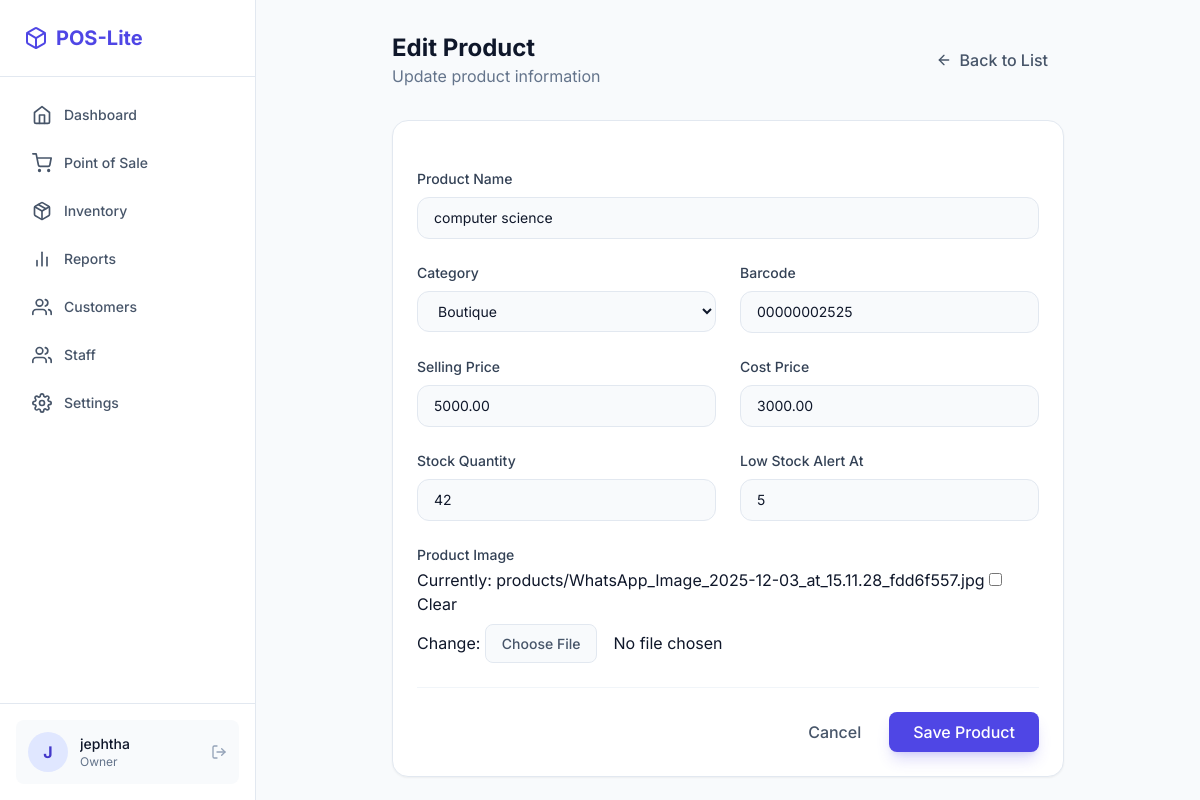
Page /store/products/1/edit/ (signed in) on the committed database.
### users/models.py (models this page shows, shortened)
class User(AbstractUser):
    class Role(models.TextChoices):
        OWNER = "OWNER", "Owner"
        STAFF = "STAFF", "Staff"
    role = models.CharField(max_length=50, choices=Role.choices, default=Role.STAFF)
    phone = models.CharField(max_length=15, blank=True, null=True)
    class SubscriptionStatus(models.TextChoices):
        TRIAL = "TRIAL", "Trial"
        ACTIVE = "ACTIVE", "Active"
        EXPIRED = "EXPIRED", "Expired"
        GRACE = "GRACE", "Grace Period"
    subscription_status = models.CharField(
        max_length=20,
        choices=SubscriptionStatus.choices,
        default=SubscriptionStatus.TRIAL
    )
    trial_start_date = models.DateTimeField(default=timezone.now)
    subscription_end_date = models.DateTimeField(null=True, blank=True)

### store/models.py (models this page shows, shortened)
class Product(models.Model):
    name = models.CharField(max_length=200)
    category = models.ForeignKey(Category, on_delete=models.SET_NULL, null=True, related_name='products')
    price = models.DecimalField(max_digits=10, decimal_places=2)
    cost_price = models.DecimalField(max_digits=10, decimal_places=2, default=0)
    stock_quantity = models.PositiveIntegerField(default=0)
    low_stock_threshold = models.PositiveIntegerField(default=5)
    barcode = models.CharField(max_length=100, blank=True, unique=True)
    image = models.ImageField(upload_to='products/', blank=True, null=True)
    created_at = models.DateTimeField(auto_now_add=True)
    updated_at = models.DateTimeField(auto_now=True)

### store/views.py (the view)
# urls.py: path('products/<int:pk>/edit/', views.product_update, name='product_update'),
@login_required
@owner_required
def product_update(request, pk):
    product = get_object_or_404(Product, pk=pk)
    if request.method == 'POST':
        form = ProductForm(request.POST, request.FILES, instance=product)
        if form.is_valid():
            form.save()
            messages.success(request, 'Product updated successfully!')
            return redirect('product_list')
    else:
        form = ProductForm(instance=product)
    return render(request, 'store/product_form.html', {'form': form, 'title': 'Edit Product'})

### store/forms.py
class ProductForm(forms.ModelForm):
    class Meta:
        model = Product
        fields = ['name', 'category', 'price', 'cost_price', 'stock_quantity', 'low_stock_threshold', 'barcode', 'image']
        widgets = {
            'name': forms.TextInput(attrs={'class': 'form-control'}),
            'category': forms.Select(attrs={'class': 'form-control'}),
            'price': forms.NumberInput(attrs={'class': 'form-control', 'step': '0.01'}),
            'cost_price': forms.NumberInput(attrs={'class': 'form-control', 'step': '0.01'}),
            'stock_quantity': forms.NumberInput(attrs={'class': 'form-control'}),
            'low_stock_threshold': forms.NumberInput(attrs={'class': 'form-control'}),
            'barcode': forms.TextInput(attrs={'class': 'form-control'}),
            'image': forms.ClearableFileInput(attrs={'class': 'form-control'}),
        }

### core/context_processors.py (called while the page is built, shortened)
def subscription_context(request):
    if not request.user.is_authenticated:
        return {}
    user = request.user
    context = {
        'subscription_status': user.subscription_status,
        'is_trial': user.subscription_status == User.SubscriptionStatus.TRIAL,
        'is_active': user.subscription_status == User.SubscriptionStatus.ACTIVE,
        'is_expired': user.subscription_status == User.SubscriptionStatus.EXPIRED,
        'days_left': getattr(request, 'days_left', 0),
        'subscription_reminder': None,
        'subscription_reminder_color': 'green', # green, yellow, red
    }
    return context

### store/models.py (called while the page is built)
    def __str__(self):
        return self.name

### templates/store/product_form.html (shortened to what this page needs)
{% extends 'layouts/app.html' %}
{% block content %}
<div class="max-w-2xl mx-auto">
    <div class="hidden md:flex items-center justify-between mb-8">
        <div>
            <h1 class="text-2xl font-bold text-slate-900 dark:text-white">
                {% if form.instance.pk %}Edit Product{% else %}Add Product{% endif %}
            </h1>
            <p class="text-slate-500 dark:text-slate-400">
                {% if form.instance.pk %}Update product information{% else %}Add a new product to your inventory{% endif %}
            </p>
        </div>
        <a href="{% url 'product_list' %}" class="inline-flex items-center gap-2 px-4 py-2 text-slate-600 dark:text-slate-400 hover:bg-slate-100 dark:hover:bg-slate-800 rounded-lg font-medium transition-colors">
            <i data-feather="arrow-left" class="w-4 h-4"></i>
            Back to List
        </a>
    </div>
    <div class="bg-white dark:bg-slate-900 rounded-2xl border border-slate-200 dark:border-slate-800 shadow-sm p-6">
        <form method="post" enctype="multipart/form-data" class="space-y-6">
            <div class="grid grid-cols-1 md:grid-cols-2 gap-6">
                <div class="md:col-span-2 space-y-2">
                    <label for="{{ form.name.id_for_label }}" class="block text-sm font-medium text-slate-700 dark:text-slate-300">Product Name</label>
                    {{ form.name }}
                </div>
                <div class="space-y-2">
                    <label for="{{ form.category.id_for_label }}" class="block text-sm font-medium text-slate-700 dark:text-slate-300">Category</label>
                    {{ form.category }}
                </div>
                <div class="space-y-2">
                    <label for="{{ form.barcode.id_for_label }}" class="block text-sm font-medium text-slate-700 dark:text-slate-300">Barcode</label>
                    {{ form.barcode }}
                </div>
                <div class="space-y-2">
                    <label for="{{ form.price.id_for_label }}" class="block text-sm font-medium text-slate-700 dark:text-slate-300">Selling Price</label>
                    {{ form.price }}
                </div>
                <div class="space-y-2">
                    <label for="{{ form.cost_price.id_for_label }}" class="block text-sm font-medium text-slate-700 dark:text-slate-300">Cost Price</label>
                    {{ form.cost_price }}
                </div>
                <div class="space-y-2">
                    <label for="{{ form.stock_quantity.id_for_label }}" class="block text-sm font-medium text-slate-700 dark:text-slate-300">Stock Quantity</label>
                    {{ form.stock_quantity }}
                </div>
                <div class="space-y-2">
                    <label for="{{ form.low_stock_threshold.id_for_label }}" class="block text-sm font-medium text-slate-700 dark:text-slate-300">Low Stock Alert At</label>
                    {{ form.low_stock_threshold }}
                </div>
                <div class="md:col-span-2 space-y-2">
                    <label for="{{ form.image.id_for_label }}" class="block text-sm font-medium text-slate-700 dark:text-slate-300">Product Image</label>
                    {{ form.image }}
                </div>
            </div>
            <div class="flex items-center justify-end gap-3 pt-6 border-t border-slate-100 dark:border-slate-800">
                <a href="{% url 'product_list' %}" class="px-4 py-2 text-slate-600 dark:text-slate-400 hover:bg-slate-100 dark:hover:bg-slate-800 rounded-lg font-medium transition-colors">Cancel</a>
                <button type="submit" class="px-6 py-2 bg-primary-600 hover:bg-primary-700 text-white rounded-lg font-medium transition-colors shadow-lg shadow-primary-600/20">
                    Save Product
                </button>
            </div>
        </form>
    </div>
</div>
{% endblock %}

### templates/layouts/app.html (shortened to what this page needs)
{% extends 'base.html' %} {% block layout %}
<div class="flex h-screen overflow-hidden">
  <aside
    class="hidden md:flex flex-col w-64 border-r border-slate-200 dark:border-slate-800 bg-white dark:bg-slate-900"
  >
    <div class="p-6 border-b border-slate-200 dark:border-slate-800">
      <h1
        class="text-xl font-bold text-primary-600 dark:text-primary-400 flex items-center gap-2"
      >
        <i data-feather="box"></i> POS-Lite
      </h1>
    </div>
    <nav class="flex-1 overflow-y-auto p-4 space-y-1">
      <a
        href="{% url 'dashboard' %}"
        class="flex items-center gap-3 px-4 py-3 text-sm font-medium rounded-lg {% if request.resolver_match.url_name == 'dashboard' %}bg-primary-50 text-primary-700 dark:bg-primary-900/20 dark:text-primary-400{% else %}text-slate-600 dark:text-slate-400 hover:bg-slate-50 dark:hover:bg-slate-800{% endif %}"
      >
        <i data-feather="home" class="w-5 h-5"></i>
        Dashboard
      </a>
      <a
        href="{% url 'pos' %}"
        class="flex items-center gap-3 px-4 py-3 text-sm font-medium rounded-lg {% if request.resolver_match.url_name == 'pos' %}bg-primary-50 text-primary-700 dark:bg-primary-900/20 dark:text-primary-400{% else %}text-slate-600 dark:text-slate-400 hover:bg-slate-50 dark:hover:bg-slate-800{% endif %}"
      >
        <i data-feather="shopping-cart" class="w-5 h-5"></i>
        Point of Sale
      </a>
      {% if request.user.role == 'OWNER' %}
      <a
        href="{% url 'product_list' %}"
        class="flex items-center gap-3 px-4 py-3 text-sm font-medium rounded-lg {% if request.resolver_match.url_name == 'product_list' %}bg-primary-50 text-primary-700 dark:bg-primary-900/20 dark:text-primary-400{% else %}text-slate-600 dark:text-slate-400 hover:bg-slate-50 dark:hover:bg-slate-800{% endif %}"
      >
        <i data-feather="package" class="w-5 h-5"></i>
        Inventory
      </a>
      {% endif %}
      <a
        href="{% url 'sales_report' %}"
        class="flex items-center gap-3 px-4 py-3 text-sm font-medium rounded-lg {% if request.resolver_match.url_name == 'sales_report' %}bg-primary-50 text-primary-700 dark:bg-primary-900/20 dark:text-primary-400{% else %}text-slate-600 dark:text-slate-400 hover:bg-slate-50 dark:hover:bg-slate-800{% endif %}"
      >
        <i data-feather="bar-chart-2" class="w-5 h-5"></i>
        Reports
      </a>
      <a
        href="{% url 'customer_list' %}"
        class="flex items-center gap-3 px-4 py-3 text-sm font-medium rounded-lg {% if request.resolver_match.url_name == 'customer_list' %}bg-primary-50 text-primary-700 dark:bg-primary-900/20 dark:text-primary-400{% else %}text-slate-600 dark:text-slate-400 hover:bg-slate-50 dark:hover:bg-slate-800{% endif %}"
      >
        <i data-feather="users" class="w-5 h-5"></i>
        Customers
      </a>
      {% if request.user.role == 'OWNER' %}
      <a
        href="{% url 'staff_list' %}"
        class="flex items-center gap-3 px-4 py-3 text-sm font-medium rounded-lg {% if request.resolver_match.url_name == 'staff_list' or request.resolver_match.url_name == 'staff_create' or request.resolver_match.url_name == 'staff_edit' %}bg-primary-50 text-primary-700 dark:bg-primary-900/20 dark:text-primary-400{% else %}text-slate-600 dark:text-slate-400 hover:bg-slate-50 dark:hover:bg-slate-800{% endif %}"
      >
        <i data-feather="users" class="w-5 h-5"></i>
        Staff
      </a>
      <a
        href="{% url 'settings' %}"
        class="flex items-center gap-3 px-4 py-3 text-sm font-medium rounded-lg {% if request.resolver_match.url_name == 'settings' %}bg-primary-50 text-primary-700 dark:bg-primary-900/20 dark:text-primary-400{% else %}text-slate-600 dark:text-slate-400 hover:bg-slate-50 dark:hover:bg-slate-800{% endif %}"
      >
        <i data-feather="settings" class="w-5 h-5"></i>
        Settings
      </a>
      {% endif %}
    </nav>
    <div class="p-4 border-t border-slate-200 dark:border-slate-800">
      <div
        class="flex items-center gap-3 p-3 rounded-lg bg-slate-50 dark:bg-slate-800"
      >
        <div
          class="w-10 h-10 rounded-full bg-primary-100 dark:bg-primary-900 flex items-center justify-center text-primary-700 dark:text-primary-300 font-bold"
        >
          {{ request.user.username|slice:":1"|upper }}
        </div>
        <div class="flex-1 min-w-0">
          <p class="text-sm font-medium truncate">
            {{ request.user.username }}
          </p>
          <p class="text-xs text-slate-500 truncate">
            {{ request.user.get_role_display }}
          </p>
        </div>
        <a
          href="{% url 'logout' %}"
          class="text-slate-400 hover:text-red-500 transition-colors"
        >
          <i data-feather="log-out" class="w-4 h-4"></i>
        </a>
      </div>
    </div>
  </aside>
  <div class="flex-1 flex flex-col h-full overflow-hidden relative">
    <main
      class="flex-1 overflow-y-auto overflow-x-hidden p-4 md:p-8 pb-24 md:pb-8"
    >
      <div id="main-content" class="max-w-7xl mx-auto w-full">
        {% block content %}{% endblock %}
      </div>
  </div>
</div>
{% endblock %}

### templates/base.html (style rules this page uses)
button, a[role="button"], input[type="submit"], input[type="button"], .btn { transition: all 0.15s ease; position: relative; }

### templates/store/product_form.html (style rules this page uses)
input[type="text"], input[type="number"], input[type="email"], select, textarea { width: 100%; padding: 0.625rem 1rem; background-color: rgb(248 250 252); border: 1px solid rgb(226 232 240); border-radius: 0.75rem; font-size: 0.875rem; line-height: 1.25rem; transition: all 0.2s; }
input[type="file"] { padding: 0; background: transparent; border: none; }

### rows in the picture
User: user.username "J", user.username "jephtha", user.role "Owner"
Product: name "computer science", category "Boutique", barcode "00000002525", price "5000.00", cost_price "3000.00", stock_quantity "42", low_stock_threshold "5"
